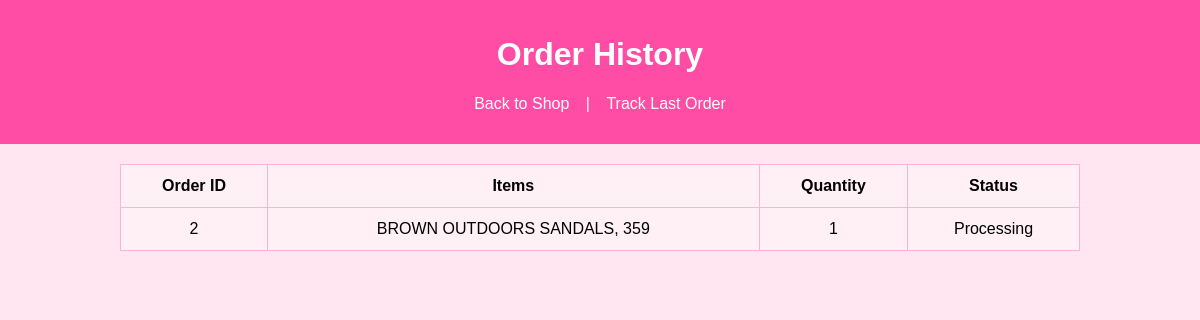
Screenshot of /websystem/order_history.php (signed in) with the database file from the repository.
### tables this page shows
CREATE TABLE `orders` (
  `order_numbers` int(11) NOT NULL,
  `customer_name` varchar(100) NOT NULL,
  `address` varchar(100) NOT NULL,
  `email` varchar(100) NOT NULL,
  `user_name` varchar(20) NOT NULL,
  `password` varchar(255) NOT NULL,
  `Items` varchar(100) NOT NULL,
  `quantity` int(11) NOT NULL
);

### websystem/order_history.php (the view, shortened to what this page needs)
<?php
$host="127.0.0.1"; $user="root"; $pass=""; $db="m.i.a";
$conn=new mysqli($host,$user,$pass,$db);
$username=$_SESSION['username'];
$stmt=$conn->prepare("SELECT * FROM `orders` WHERE user_name=? ORDER BY order_numbers DESC");
$stmt->bind_param("s",$username);
$stmt->execute();
$result=$stmt->get_result();
$orders=$result->fetch_all(MYSQLI_ASSOC);
?>
<!DOCTYPE html>
<html>
<head>
</head>
<body>
<header>
<h1>Order History</h1>
<p><a href="homepage.php" class="button">Back to Shop</a> | <a href="track_order.php" class="button">Track Last Order</a></p>
</header>
<?php if(count($orders)==0): ?>
<p style="text-align:center;">No past orders found.</p>
<?php else: ?>
<table>
<tr><th>Order ID</th><th>Items</th><th>Quantity</th><th>Status</th></tr>
<?php foreach($orders as $order):
    $elapsed=time()-strtotime($order['order_date']??date('Y-m-d H:i:s'));
    if($elapsed<10) $status="Processing";
    elseif($elapsed<20) $status="Shipped";
    elseif($elapsed<30) $status="Out for Delivery";
    else $status="Delivered";
?>
<tr>
<td><?php echo $order['order_numbers']; ?></td>
<td><?php echo htmlspecialchars($order['Items']); ?></td>
<td><?php echo $order['quantity']; ?></td>
<td><?php echo $status; ?></td>
</tr>
<?php endforeach; ?>
</table>
<?php endif; ?>
</body>
</html>

### websystem/order_history.php (style rules this page uses)
body { font-family:Arial;background:#ffe6f0;margin:0; }
header { background:#ff4da6;color:#fff;padding:15px;text-align:center; }
table { width:80%;margin:20px auto;border-collapse:collapse;background:#fff0f5; }
th,td { padding:12px;border:1px solid #ffb3d9;text-align:center; }
a { color:#e60073;text-decoration:none; }
a.button { padding:8px 12px;background:#ff4da6;color:#fff;border-radius:5px;text-decoration:none; }

### rows the page displays
orders: order_numbers "2", Items "BROWN OUTDOORS SANDALS, 359", quantity "1", status "Processing"
